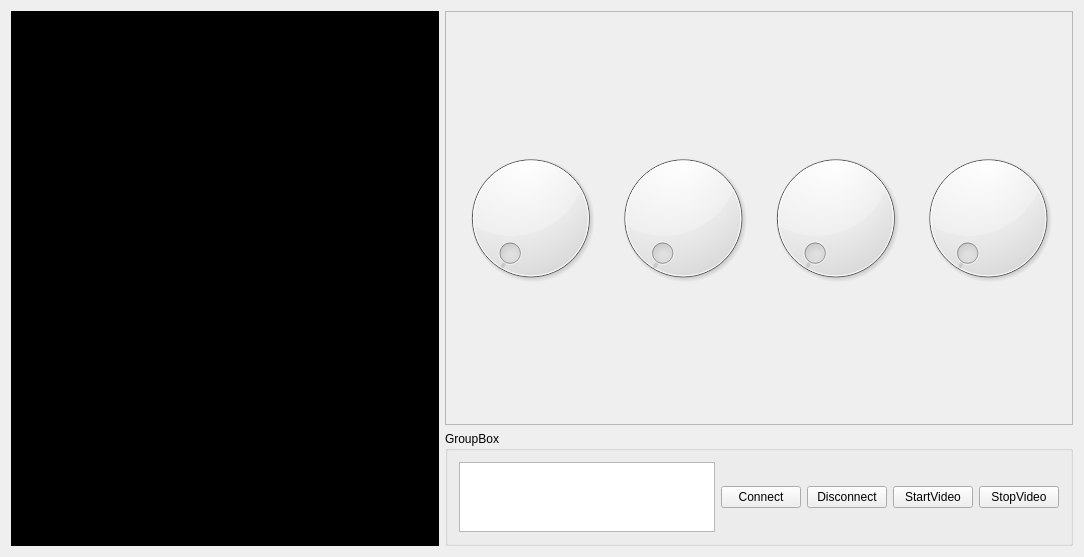
<?xml version="1.0" encoding="UTF-8"?>
<ui version="4.0">
 <class>TouchWidget</class>
 <widget class="QMainWindow" name="TouchWidget">
  <property name="geometry">
   <rect>
    <x>0</x>
    <y>0</y>
    <width>1084</width>
    <height>557</height>
   </rect>
  </property>
  <property name="windowTitle">
   <string>TouchWidget</string>
  </property>
  <widget class="QWidget" name="centralWidget">
   <layout class="QGridLayout" name="gridLayout">
    <item row="0" column="1">
     <widget class="QFrame" name="frame">
      <property name="sizePolicy">
       <sizepolicy hsizetype="Preferred" vsizetype="Preferred">
        <horstretch>0</horstretch>
        <verstretch>0</verstretch>
       </sizepolicy>
      </property>
      <property name="frameShape">
       <enum>QFrame::StyledPanel</enum>
      </property>
      <property name="frameShadow">
       <enum>QFrame::Raised</enum>
      </property>
      <layout class="QHBoxLayout" name="horizontalLayout">
       <item>
        <widget class="QDial" name="Thrust"/>
       </item>
       <item>
        <widget class="QDial" name="Pitch"/>
       </item>
       <item>
        <widget class="QDial" name="Yaw"/>
       </item>
       <item>
        <widget class="QDial" name="Roll"/>
       </item>
      </layout>
     </widget>
    </item>
    <item row="1" column="1">
     <widget class="QGroupBox" name="groupBox_2">
      <property name="sizePolicy">
       <sizepolicy hsizetype="Preferred" vsizetype="Fixed">
        <horstretch>0</horstretch>
        <verstretch>0</verstretch>
       </sizepolicy>
      </property>
      <property name="title">
       <string>GroupBox</string>
      </property>
      <layout class="QHBoxLayout" name="horizontalLayout_2">
       <item>
        <widget class="QTextEdit" name="FFlabel2">
         <property name="sizePolicy">
          <sizepolicy hsizetype="Preferred" vsizetype="Preferred">
           <horstretch>0</horstretch>
           <verstretch>0</verstretch>
          </sizepolicy>
         </property>
        </widget>
       </item>
       <item>
        <widget class="QPushButton" name="ConnectButton">
         <property name="text">
          <string>Connect</string>
         </property>
        </widget>
       </item>
       <item>
        <widget class="QPushButton" name="DisconnectButton">
         <property name="text">
          <string>Disconnect</string>
         </property>
        </widget>
       </item>
       <item>
        <widget class="QPushButton" name="StartVid">
         <property name="text">
          <string>StartVideo</string>
         </property>
        </widget>
       </item>
       <item>
        <widget class="QPushButton" name="StopVid">
         <property name="text">
          <string>StopVideo</string>
         </property>
        </widget>
       </item>
      </layout>
     </widget>
    </item>
    <item row="0" column="0" rowspan="2">
     <widget class="QLabel" name="Vid">
      <property name="sizePolicy">
       <sizepolicy hsizetype="Expanding" vsizetype="Expanding">
        <horstretch>0</horstretch>
        <verstretch>0</verstretch>
       </sizepolicy>
      </property>
      <property name="autoFillBackground">
       <bool>false</bool>
      </property>
      <property name="styleSheet">
       <string notr="true">Background-color: #000;</string>
      </property>
      <property name="text">
       <string/>
      </property>
     </widget>
    </item>
   </layout>
  </widget>
 </widget>
 <layoutdefault spacing="6" margin="11"/>
 <resources/>
 <connections/>
</ui>
